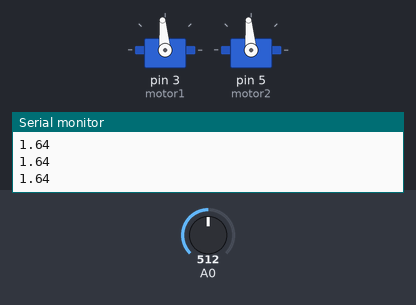
Simulated run of this sketch. Board: Arduino Uno, built with avr-gcc and run on an emulated ATmega328P. On the bench: 2 × servo, the last lines printed to the serial monitor. Inputs (shaded band) come from the test bench; at power-on: A0 = 512.

Above: at 1.2 s.
1.3 s: A0 set to 472
2.8 s: A0 set to 448
At 3.3 s:
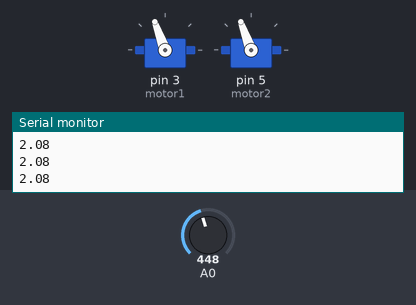
4.3 s: A0 set to 511
At 4.8 s:
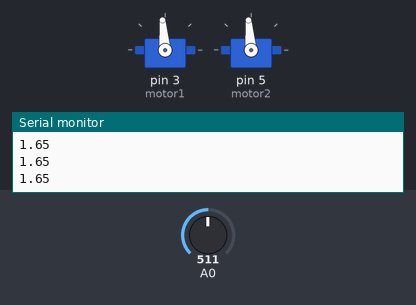
5.8 s: A0 set to 306
At 6.4 s:
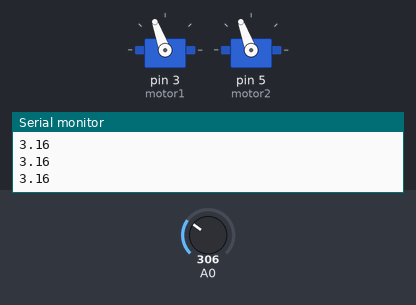
Timing chart, 0 to 8.3 s (numbered marks = the images above; inputs shaded):
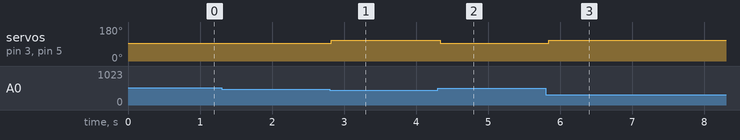

The sketch:

design_review_01_demo.ino
```cpp
#include <Servo.h>

Servo motor1;
Servo motor2;

void setup() {
  Serial.begin(9600);                             // start the serial port

  motor1.attach(3);
  motor2.attach(5);
}

float read_gp2d12_range(byte pin) {
	int tmp;

	tmp = analogRead(pin);
	if (tmp < 3)
		return -1; // invalid value

        float voltage = tmp*0.0048828125;

        float fifth = voltage*voltage*voltage*voltage*voltage;
        float fourth = voltage*voltage*voltage*voltage;
        float third = voltage*voltage*voltage;
        float square = voltage*voltage;
        float keely_calc = -0.2887*fifth + 3.3107*fourth - 14.925*third + 33.221*square - 38.116*voltage + 21.376;

        return keely_calc;
}

void loop() {
  int forward_speed = 110;
  int stop_speed = 95;
  float distance = read_gp2d12_range(0);
  Serial.println(distance);                       // print the distance

  if (distance < 2.0){
    motor1.write(stop_speed);
    motor2.write(stop_speed);
  } else {
    motor1.write(forward_speed);
    motor2.write(forward_speed);
  }

  delay(100);

}
```

Measured:
- the behaviour switches between 460 and 459 on A0 (found by bisection; images 0 and 1)
- after the input at 2.8 s, servo on pin 3 (motor1), servo on pin 5 (motor2): 95° → 110° at once
- after the input at 4.3 s, servo on pin 3 (motor1), servo on pin 5 (motor2): 110° → 95° at once
- after the input at 5.8 s, servo on pin 3 (motor1), servo on pin 5 (motor2): 95° → 110° at once
